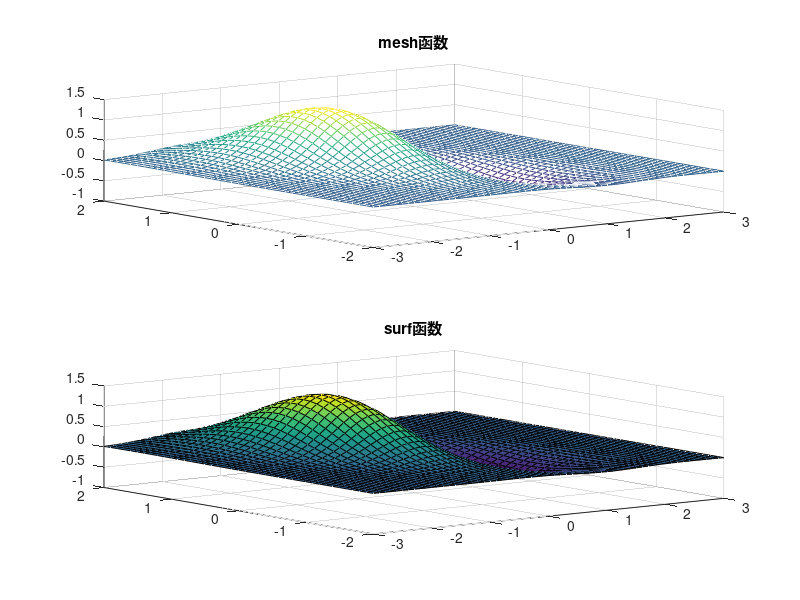

Here is the MATLAB script that generated this plot:
[x,y] = meshgrid(-3:0.1:3,-2:0.1:2);
z = (x.*x - 2.*x).*exp(-x.*x-y.*y-x.*y);
subplot(2,1,1);
mesh(x,y,z);
title('mesh函数')
subplot(2,1,2);
surf(x,y,z)
title('surf函数')
